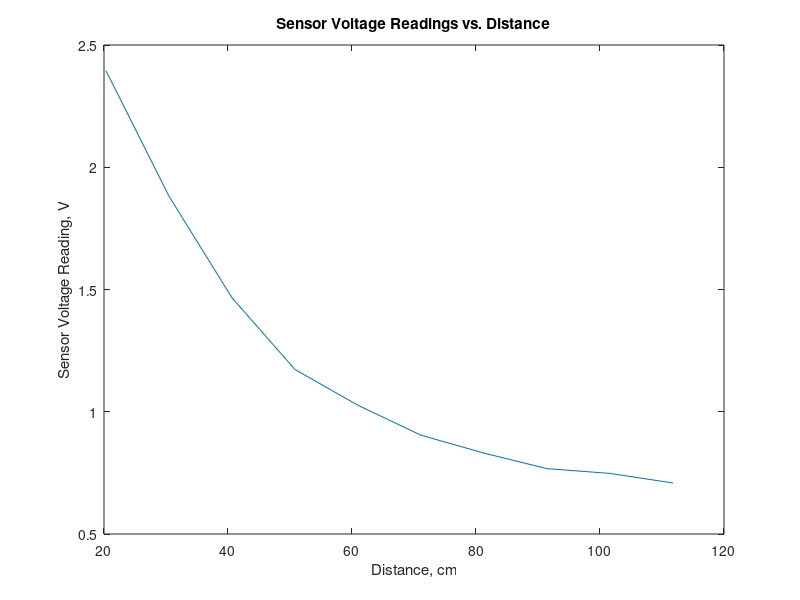

Write the MATLAB code that produced this figure.
distances_in = 8 : 4 : 44;
sensor_reading = [490, 385, 300, 240, 210, 185, 170, 157, 153, 145];

% convert to right units
distances_cm = 2.54*distances_in;
sensor_voltage = sensor_reading*5/1023;

plot(distances_cm, sensor_voltage);
title("Sensor Voltage Readings vs. Distance")
xlabel("Distance, cm");
ylabel("Sensor Voltage Reading, V");
